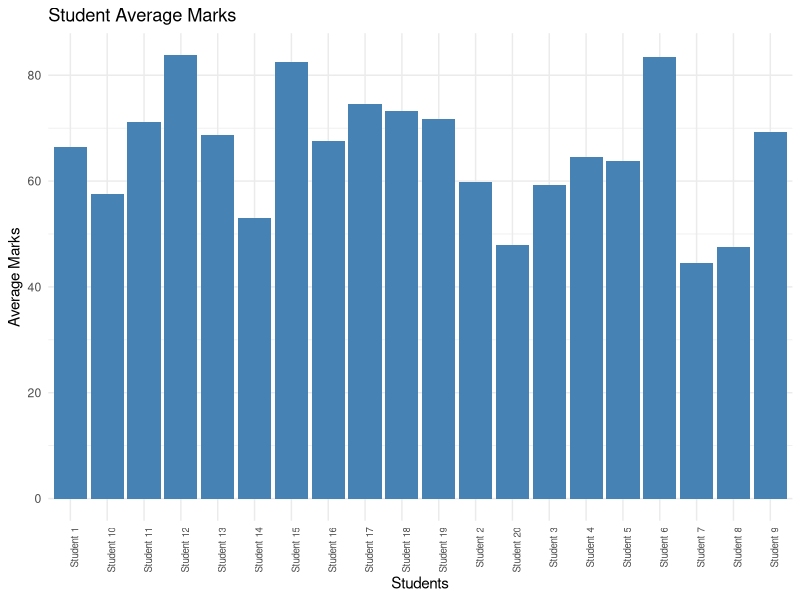
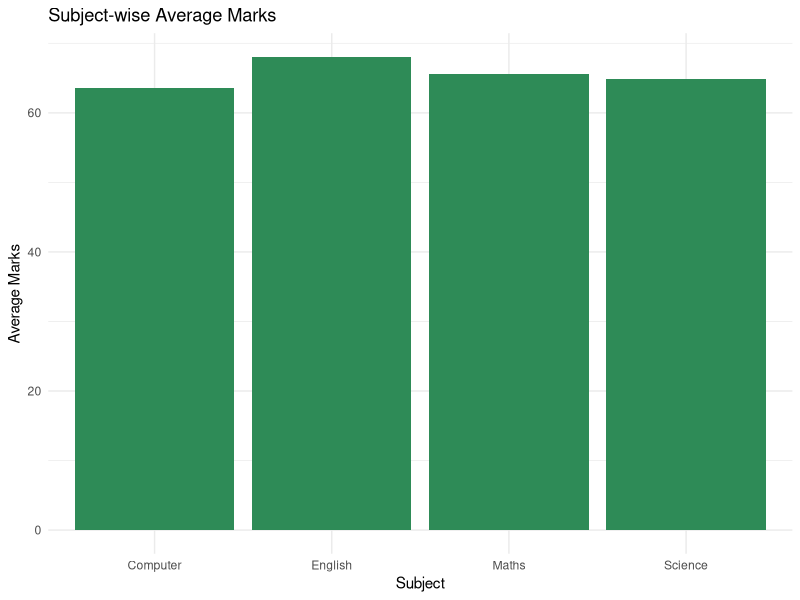
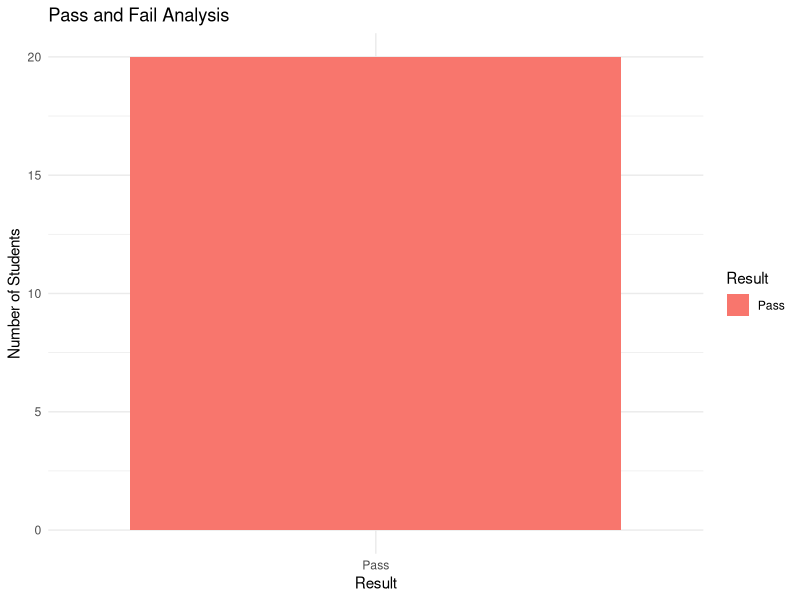
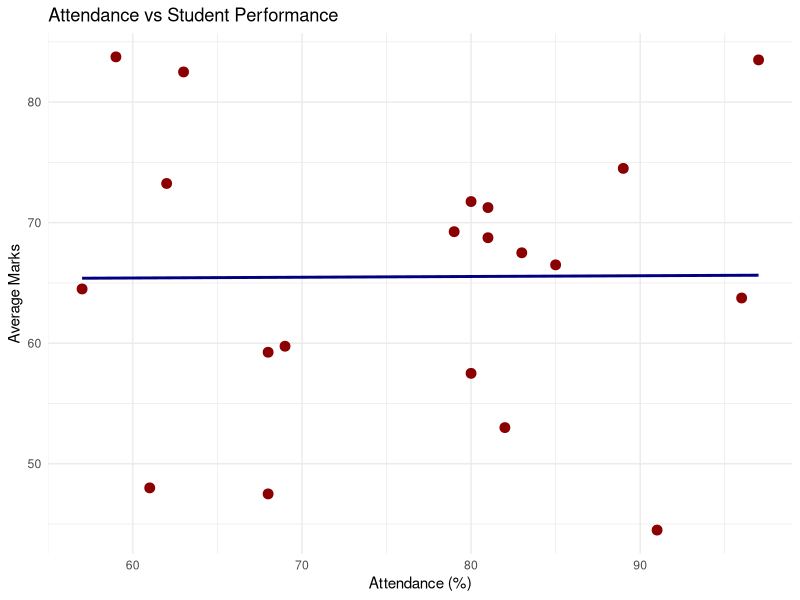
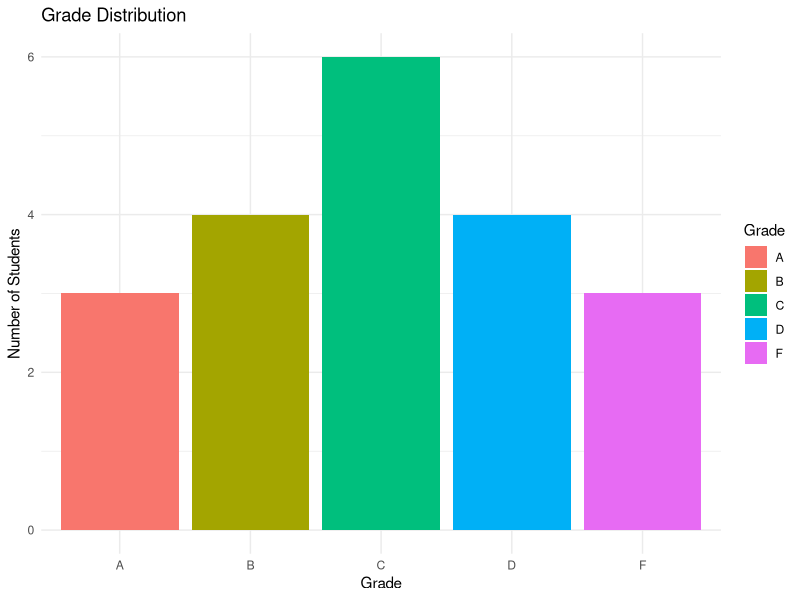

Write the R code that produced these figures, in order.

# ==========================================
# PROJECT: STUDENT PERFORMANCE ANALYSIS
# LANGUAGE: R
# ==========================================

# 1. Install and load required packages

packages <- c("ggplot2", "dplyr")

for (p in packages) {
  if (!requireNamespace(p, quietly = TRUE)) {
    install.packages(p)
  }
}

library(ggplot2)
library(dplyr)

# 2. Create Student Dataset

set.seed(123)

students <- data.frame(
  Student_ID = 1:20,
  Student_Name = paste("Student", 1:20),
  Attendance = sample(55:100, 20, replace = TRUE),
  Maths = sample(35:100, 20, replace = TRUE),
  Science = sample(35:100, 20, replace = TRUE),
  English = sample(35:100, 20, replace = TRUE),
  Computer = sample(35:100, 20, replace = TRUE)
)

# 3. Calculate Total, Average, Grade and Result

students <- students %>%
  mutate(
    Total = Maths + Science + English + Computer,
    Average = round(Total / 4, 2),
    Grade = case_when(
      Average >= 90 ~ "A+",
      Average >= 80 ~ "A",
      Average >= 70 ~ "B",
      Average >= 60 ~ "C",
      Average >= 50 ~ "D",
      TRUE ~ "F"
    ),
    Result = ifelse(
      Maths >= 33 & Science >= 33 &
        English >= 33 & Computer >= 33,
      "Pass", "Fail"
    )
  )

# 4. Display Complete Dataset

cat("\n===== STUDENT DATASET =====\n")
print(students)

# 5. Overall Performance Summary

cat("\n===== PERFORMANCE SUMMARY =====\n")

cat("Total Students:", nrow(students), "\n")
cat("Average Marks:", round(mean(students$Average), 2), "\n")
cat("Highest Average:", max(students$Average), "\n")
cat("Lowest Average:", min(students$Average), "\n")

pass_percentage <- mean(students$Result == "Pass") * 100
cat("Pass Percentage:", round(pass_percentage, 2), "%\n")

# 6. Find Topper

topper <- students %>%
  filter(Average == max(Average))

cat("\n===== TOPPER =====\n")
print(topper[, c("Student_Name", "Average", "Grade")])

# 7. Subject-wise Average Marks

subject_average <- data.frame(
  Subject = c("Maths", "Science", "English", "Computer"),
  Average_Marks = c(
    mean(students$Maths),
    mean(students$Science),
    mean(students$English),
    mean(students$Computer)
  )
)

cat("\n===== SUBJECT-WISE AVERAGE =====\n")
print(subject_average)

# 8. Graph 1: Student Average Marks

p1 <- ggplot(students,
             aes(x = Student_Name, y = Average)) +
  geom_col(fill = "steelblue") +
  labs(
    title = "Student Average Marks",
    x = "Students",
    y = "Average Marks"
  ) +
  theme_minimal() +
  theme(axis.text.x = element_text(
    angle = 90, hjust = 1, size = 7
  ))

print(p1)

# 9. Graph 2: Subject-wise Performance

p2 <- ggplot(subject_average,
             aes(x = Subject, y = Average_Marks)) +
  geom_col(fill = "seagreen") +
  labs(
    title = "Subject-wise Average Marks",
    x = "Subject",
    y = "Average Marks"
  ) +
  theme_minimal()

print(p2)

# 10. Graph 3: Pass vs Fail

result_count <- students %>%
  count(Result)

p3 <- ggplot(result_count,
             aes(x = Result, y = n, fill = Result)) +
  geom_col() +
  labs(
    title = "Pass and Fail Analysis",
    x = "Result",
    y = "Number of Students"
  ) +
  theme_minimal()

print(p3)

# 11. Graph 4: Attendance vs Average Marks

p4 <- ggplot(students,
             aes(x = Attendance, y = Average)) +
  geom_point(color = "darkred", size = 3) +
  geom_smooth(method = "lm", se = FALSE,
              color = "navy") +
  labs(
    title = "Attendance vs Student Performance",
    x = "Attendance (%)",
    y = "Average Marks"
  ) +
  theme_minimal()

print(p4)

# 12. Correlation Analysis

correlation <- cor(
  students$Attendance,
  students$Average
)

cat("\n===== ATTENDANCE CORRELATION =====\n")
cat("Correlation coefficient:",
    round(correlation, 3), "\n")

# 13. Grade Distribution

grade_count <- students %>%
  count(Grade)

p5 <- ggplot(grade_count,
             aes(x = Grade, y = n, fill = Grade)) +
  geom_col() +
  labs(
    title = "Grade Distribution",
    x = "Grade",
    y = "Number of Students"
  ) +
  theme_minimal()

print(p5)

# 14. Save Dataset and Summary to CSV Files

write.csv(
  students,
  "student_performance_data.csv",
  row.names = FALSE
)

write.csv(
  subject_average,
  "subject_wise_summary.csv",
  row.names = FALSE
)

# 15. Final Conclusion

cat("\n===== PROJECT CONCLUSION =====\n")

if (pass_percentage >= 75) {
  cat("Overall student performance is satisfactory.\n")
} else {
  cat("There is scope for improvement in student performance.\n")
}

cat("Analysis completed successfully!\n")
cat("CSV files saved in your working directory.\n")

analyze_student <- function(name, maths, science,
                            english, computer, attendance) {
  
  total <- maths + science + english + computer
  average <- total / 4
  
  grade <- if (average >= 90) {
    "A+"
  } else if (average >= 80) {
    "A"
  } else if (average >= 70) {
    "B"
  } else if (average >= 60) {
    "C"
  } else if (average >= 50) {
    "D"
  } else {
    "F"
  }
  
  result <- if (all(c(maths, science, english, computer) >= 33)) {
    "Pass"
  } else {
    "Fail"
  }
  
  output <- data.frame(
    Student_Name = name,
    Maths = maths,
    Science = science,
    English = english,
    Computer = computer,
    Attendance = attendance,
    Total = total,
    Average = round(average, 2),
    Grade = grade,
    Result = result
  )
  
  print(output)
}
